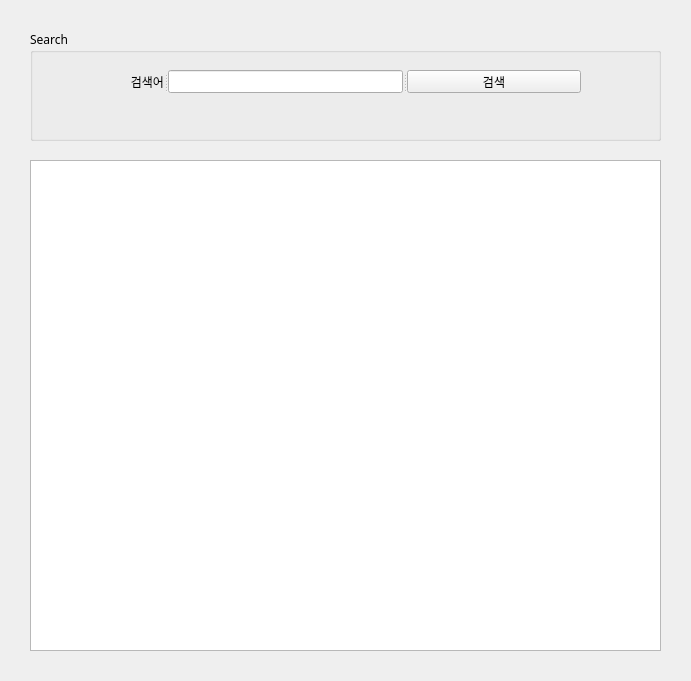
<?xml version="1.0" encoding="UTF-8"?>
<ui version="4.0">
 <class>Form</class>
 <widget class="QWidget" name="Form">
  <property name="sizePolicy">
   <sizepolicy hsizetype="Fixed" vsizetype="Fixed">
    <horstretch>0</horstretch>
    <verstretch>0</verstretch>
   </sizepolicy>
  </property>
  <property name="font">
   <font>
    <family>나눔바른고딕OTF 옛한글</family>
   </font>
  </property>
  <property name="windowTitle">
   <string>네이버뉴스 검색</string>
  </property>
  <widget class="QGroupBox" name="groupBox">
   <property name="geometry">
    <rect>
     <x>30</x>
     <y>30</y>
     <width>631</width>
     <height>111</height>
    </rect>
   </property>
   <property name="title">
    <string>Search</string>
   </property>
   <widget class="QSplitter" name="splitter">
    <property name="geometry">
     <rect>
      <x>60</x>
      <y>40</y>
      <width>491</width>
      <height>23</height>
     </rect>
    </property>
    <property name="orientation">
     <enum>Qt::Horizontal</enum>
    </property>
    <widget class="QLabel" name="label">
     <property name="text">
      <string>검색어</string>
     </property>
     <property name="alignment">
      <set>Qt::AlignRight|Qt::AlignTrailing|Qt::AlignVCenter</set>
     </property>
    </widget>
    <widget class="QLineEdit" name="txtSearch"/>
    <widget class="QPushButton" name="btnSearch">
     <property name="text">
      <string>검색</string>
     </property>
    </widget>
   </widget>
  </widget>
  <widget class="QTableWidget" name="tblResult">
   <property name="geometry">
    <rect>
     <x>30</x>
     <y>160</y>
     <width>631</width>
     <height>491</height>
    </rect>
   </property>
   <property name="selectionMode">
    <enum>QAbstractItemView::SingleSelection</enum>
   </property>
  </widget>
 </widget>
 <resources/>
 <connections/>
</ui>
